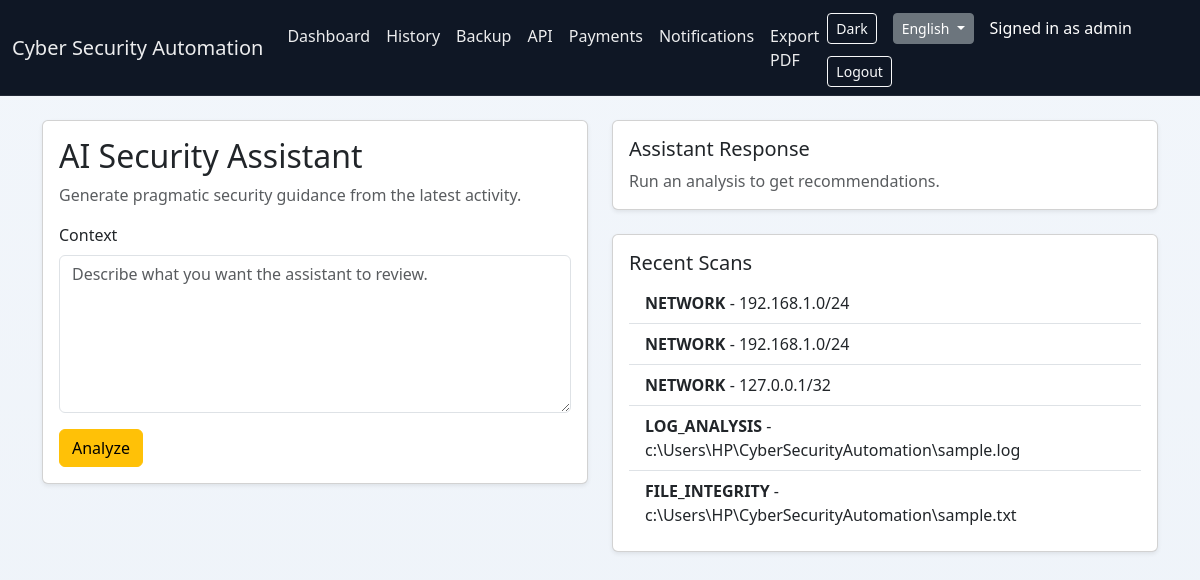
The app's page /assistant (signed in), older data.
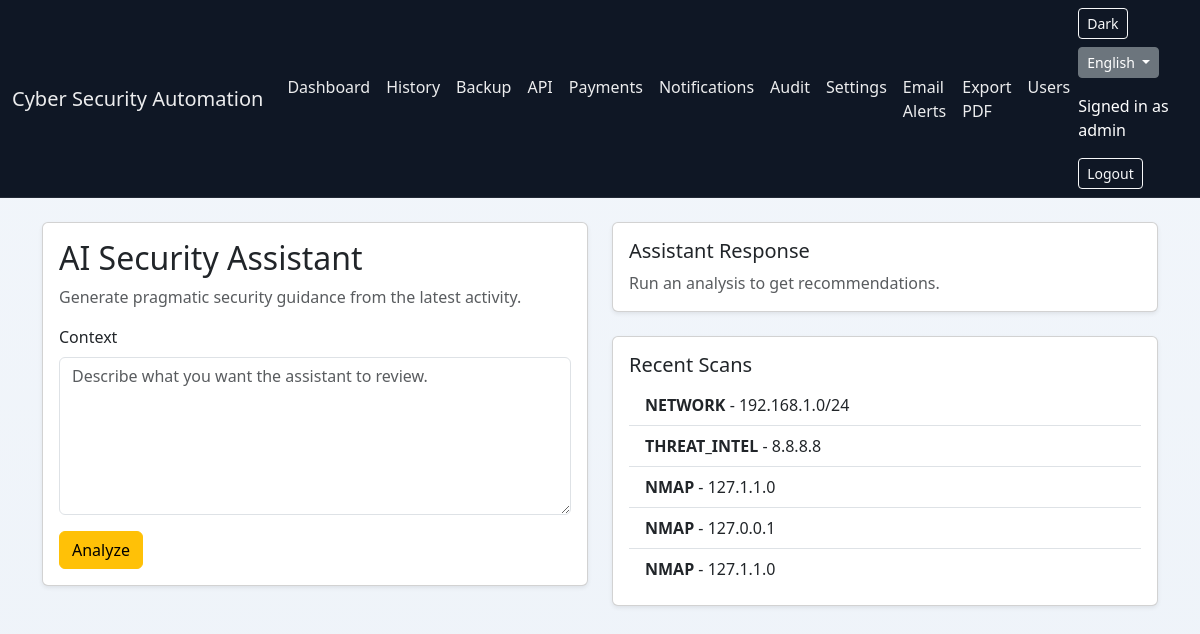
The same page, newer data.
### tables this page shows
CREATE TABLE users(
                        id INTEGER PRIMARY KEY AUTOINCREMENT,
                        username TEXT UNIQUE,
                        password TEXT,
                        role TEXT DEFAULT 'user',
                        created_at TIMESTAMP DEFAULT CURRENT_TIMESTAMP,
                        email TEXT DEFAULT ''
                    );

CREATE TABLE scan_history(
            id INTEGER PRIMARY KEY AUTOINCREMENT,
            scan_type TEXT,
            target TEXT,
            result TEXT,
            scan_date TIMESTAMP DEFAULT CURRENT_TIMESTAMP
        );

### app.py (the view, shortened to what this page needs)
@app.route("/assistant", methods=["GET", "POST"])
@login_required
def assistant_page():
    result = None
    user_context = ""
    with get_db() as conn:
        cursor = conn.cursor()
        cursor.execute(
            """
            SELECT scan_type, target, result
            FROM scan_history
            ORDER BY scan_date DESC
            LIMIT 5
            """
        )
        recent_scans = cursor.fetchall()
    return render_template(
        "ai_assistant.html",
        result=result,
        recent_scans=recent_scans,
        user_context=user_context
    )

### app.py (called while the page is built)
def is_management_role(role_name):
    return role_name in PRIVILEGED_ROLES

def get_locale():
    lang = request.cookies.get("lang", "en")
    return lang if lang in LANGUAGES else "en"

def translate(text):
    locale = get_locale()
    return TRANSLATIONS.get(locale, {}).get(text, text)

@app.context_processor
def inject_translations():
    notification_count = 0
    if current_user.is_authenticated:
        notification_count = NotificationManager.get_unread_count(current_user.id)
    return {
        "_": translate,
        "current_language": get_locale(),
        "available_languages": LANGUAGES,
        "notification_count": notification_count,
        "user_can": user_can,
        "user_has_role": user_has_role,
        "get_user_permissions": get_user_permissions,
        "get_user_role_info": get_user_role_info,
        "is_management_role": is_management_role
    }

def ensure_database_initialized():
    global database_initialized
    if database_initialized:
        return
    init_database()
    database_initialized = True

@app.before_request
def bootstrap_database():
    ensure_database_initialized()

def get_db():
    conn = connect()
    conn.row_factory = sqlite3.Row
    return conn

@login_manager.user_loader
def load_user(user_id):
    conn = connect()
    conn.row_factory = sqlite3.Row
    cursor = conn.cursor()
    cursor.execute("""
        SELECT id,
               username,
               role
        FROM users
        WHERE id=?
    """, (user_id,))
    user = cursor.fetchone()
    conn.close()
    if user:
        return User(
            user["id"],
            user["username"],
            user["role"]
        )
    return None

### database.py (called while the page is built)
def is_postgres_enabled() -> bool:
    return DATABASE_URL.startswith("postgresql://") or DATABASE_URL.startswith("postgres://")

def _convert_placeholders(query: str) -> str:
    if is_postgres_enabled():
        return query.replace("?", "%s")
    return query

def connect():
    return DatabaseConnection()

    def __getitem__(self, key):
        if isinstance(key, int):
            return self._values[key]
        return self._data[key]

    def __len__(self):
        return len(self._values)

    def execute(self, query, params=None):
        converted_query = _convert_placeholders(query)
        if params is None:
            return self._cursor.execute(converted_query)
        return self._cursor.execute(converted_query, params)

    def cursor(self):
        return DatabaseCursor(self._conn.cursor())

### templates/ai_assistant.html (shortened to what this page needs)
{% extends "base.html" %}
{% block content %}
<div class="row g-4">
    <div class="col-lg-6">
        <div class="card shadow-sm">
            <div class="card-body">
                <h2>AI Security Assistant</h2>
                <p class="text-muted">Generate pragmatic security guidance from the latest activity.</p>
                <form method="post">
                    <div class="mb-3">
                        <label class="form-label">Context</label>
                        <textarea class="form-control" name="context" rows="6" placeholder="Describe what you want the assistant to review.">{{ user_context }}</textarea>
                    </div>
                    <button type="submit" class="btn btn-warning">Analyze</button>
                </form>
            </div>
        </div>
    </div>
    <div class="col-lg-6">
        <div class="card shadow-sm mb-4">
            <div class="card-body">
                <h5>Assistant Response</h5>
                {% if result %}
                <p>{{ result.summary }}</p>
                <ul>
                    {% for item in result.recommendations %}
                    <li>{{ item }}</li>
                    {% endfor %}
                </ul>
                {% else %}
                <p class="text-muted mb-0">Run an analysis to get recommendations.</p>
                {% endif %}
            </div>
        </div>
        <div class="card shadow-sm">
            <div class="card-body">
                <h5>Recent Scans</h5>
                <ul class="list-group list-group-flush">
                    {% for row in recent_scans %}
                    <li class="list-group-item">
                        <strong>{{ row[0] }}</strong> - {{ row[1] }}
                    </li>
                    {% else %}
                    <li class="list-group-item text-muted">No recent scans available.</li>
                    {% endfor %}
                </ul>
            </div>
        </div>
    </div>
</div>
{% endblock %}

### templates/base.html (shortened to what this page needs)
<!DOCTYPE html>
<html lang="{{ current_language }}" data-bs-theme="light">
<head>
    <link href="https://cdn.jsdelivr.net/npm/bootstrap@5.3.3/dist/css/bootstrap.min.css" rel="stylesheet">
    <link href="/static/app.css" rel="stylesheet">
</head>
<body class="app-body">
<nav class="navbar navbar-expand-lg navbar-dark app-navbar">
    <div class="container-fluid">
        <a class="navbar-brand" href="/">{{ _('Cyber Security Automation') }}</a>
        <div class="collapse navbar-collapse" id="navbarNav">
            <ul class="navbar-nav me-auto mb-2 mb-lg-0">
                <li class="nav-item">
                    <a class="nav-link" href="/">{{ _('Dashboard') }}</a>
                </li>
                <li class="nav-item">
                    <a class="nav-link" href="/history">{{ _('History') }}</a>
                </li>
                <li class="nav-item">
                    <a class="nav-link" href="/backup">Backup</a>
                </li>
                <li class="nav-item">
                    <a class="nav-link" href="/api">API</a>
                </li>
                {% if current_user.is_authenticated and user_can('payments.view') %}
                <li class="nav-item">
                    <a class="nav-link" href="/payments">Payments</a>
                </li>
                {% endif %}
                {% if current_user.is_authenticated %}
                <li class="nav-item">
                    <a class="nav-link" href="/notifications">
                        Notifications
                    </a>
                </li>
                {% endif %}
                {% if current_user.is_authenticated and is_management_role(current_user.role) %}
                <li class="nav-item">
                    <a class="nav-link" href="/audit">Audit</a>
                </li>
                <li class="nav-item">
                    <a class="nav-link" href="/settings">Settings</a>
                </li>
                <li class="nav-item">
                    <a class="nav-link" href="/email-alerts">Email Alerts</a>
                </li>
                {% endif %}
                <li class="nav-item">
                    <a class="nav-link" href="/report">{{ _('Export PDF') }}</a>
                </li>
                {% if current_user.is_authenticated and is_management_role(current_user.role) %}
                <li class="nav-item">
                    <a class="nav-link" href="/users">{{ _('Users') }}</a>
                </li>
                {% endif %}
            </ul>
            <div class="d-flex align-items-center flex-wrap gap-2 mt-3 mt-lg-0">
                <button id="themeToggle" class="btn btn-outline-light btn-sm me-2" type="button" aria-label="Toggle dark mode">Dark</button>
                <div class="dropdown me-2">
                    <button class="btn btn-secondary btn-sm dropdown-toggle" type="button" id="langMenu" data-bs-toggle="dropdown" aria-expanded="false">
                        {{ available_languages[current_language] }}
                    </button>
                </div>
                {% if current_user.is_authenticated %}
                <span class="navbar-text text-white me-3">{{ _('Signed in as') }} {{ current_user.username }}</span>
                <a href="/logout" class="btn btn-outline-light btn-sm">{{ _('Logout') }}</a>
                {% else %}
                <a href="/login" class="btn btn-outline-light btn-sm me-2">{{ _('Login') }}</a>
                <a href="/register" class="btn btn-light btn-sm">{{ _('Register') }}</a>
                {% endif %}
            </div>
        </div>
    </div>
</nav>
<div class="container py-4">
    {% block content %}{% endblock %}
</div>
</body>
</html>

### static/app.css (style rules this page uses)
:root { --app-body-gradient: linear-gradient(180deg, #f2f6fb 0%, #eef3f9 100%); --app-nav-bg: #0f1725; --app-nav-border: rgba(255, 255, 255, 0.08); }
.app-body { min-height: 100vh; background: var(--app-body-gradient); }
.app-navbar { background-color: var(--app-nav-bg); border-bottom: 1px solid var(--app-nav-border); }
.app-navbar .navbar-collapse { align-items: center; }
.app-navbar .navbar-brand, .app-navbar .nav-link, .app-navbar .navbar-text { color: rgba(255, 255, 255, 0.92); }

Row changes from the older to the newer data that the page shows:
no longer on this page (row unchanged): scan_history: scan_type "NETWORK", target "192.168.1.0/24"
no longer on this page (row unchanged): scan_history: scan_type "NETWORK", target "127.0.0.1/32"
no longer on this page (row unchanged): scan_history: scan_type "LOG_ANALYSIS", target "c:\\Users\\HP\\CyberSecurityAutomation\\sample.log"
no longer on this page (row unchanged): scan_history: scan_type "FILE_INTEGRITY", target "c:\\Users\\HP\\CyberSecurityAutomation\\sample.txt"
changed users "admin": role "user" → "super_admin" (drawn)
added scan_history: scan_type "THREAT_INTEL", target "8.8.8.8"
added scan_history: scan_type "NMAP", target "127.1.1.0"
added scan_history: scan_type "NMAP", target "127.0.0.1"
added scan_history: scan_type "NMAP", target "127.1.1.0"
Text that changed along with them:
text now shown: "Audit Settings Email Alerts Users"
